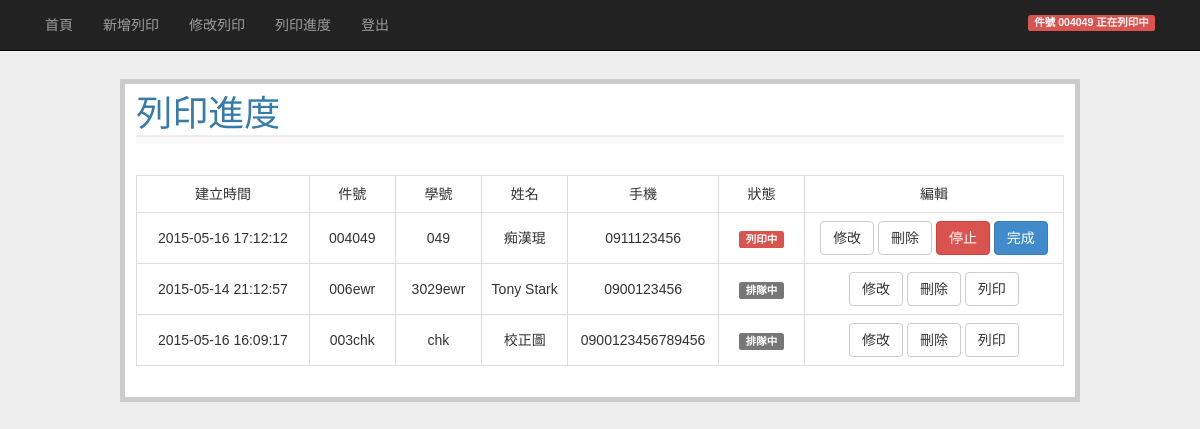
The page /show_print (signed in) on the database its author committed.
### tables this page shows
CREATE TABLE prints (
  id integer primary key autoincrement,
  create_time datetime default (datetime('now','localtime')),
  print_id CHAR(6) UNIQUE not null,
  stu_id CHAR(10) not null,
  name string not null,
  phone CHAR(10) not null,
  status int not null
);

### web_server.py (the view)
@app.route('/show_print')
def show_entries(grbl=0):
    title="列印進度"
    if not session.get('logged_in'):
        cur = g.db.execute('select create_time, print_id, stu_id, status from prints where status<>"4" order by status desc,create_time asc')
        entries = [dict(create_time=row[0],print_id=row[1],stu_id=row[2],status=row[3]) for row in cur.fetchall()]
    else:
        cur = g.db.execute('select create_time, print_id, stu_id, name, phone, status from prints where status<>"4" order by status desc,create_time asc')
        entries = [dict(create_time=row[0],print_id=row[1],stu_id=row[2],name=row[3],phone=row[4],status=row[5]) for row in cur.fetchall()]
    return render_template('show_entries.html', entries=entries,printnow=get_print_now_id(),title=title,grbl=grbl)

### web_server.py (called while the page is built)
def connect_db():
    return sqlite3.connect(app.config['DATABASE'])

def get_print_now_id():
    pt = g.db.execute('select print_id from prints where status=3')
    printnow=pt.fetchall()
    return printnow[0][0] if printnow else None

@app.before_request
def before_request():
    g.db = connect_db()

@app.teardown_request
def teardown_request(exception):
    db = getattr(g, 'db', None)
    if db is not None:
        db.close()

### templates/show_entries.html (shortened to what this page needs)
{% extends "layout.html" %}
{% block input %}
<br>
<table id="status" class="table table-bordered text-center">
  <tr>
    <td class="col-md-2">建立時間</td>
    <td class="col-md-1">件號</td>
    {% if session.logged_in %}
    <td class="col-md-1">學號</td>
    <td class="col-md-1">姓名</td>
    <td class="col-md-1">手機</td>
    {% endif %}
    <td class="col-md-1">狀態</td>
    {% if session.logged_in %}
    <td class="col-md-3">編輯</td>
    {% endif %}
  </tr>
{% for entry in entries %}
    <tr>
      <td Style="vertical-align:middle; height: auto;">{{ entry.create_time }}</td>
      <td Style="vertical-align:middle; height: auto;">{{ entry.print_id }}</td>
      {% if session.logged_in %}
      <td Style="vertical-align:middle; height: auto;">{{ entry.stu_id }}</td>
      <td Style="vertical-align:middle; height: auto;">{{ entry.name }}</td>
      <td Style="vertical-align:middle; height: auto;">{{ entry.phone }}</td>
      {% endif %}
      <td Style="vertical-align:middle; height: auto;">
        <span class="label
        {% if entry.status==1 %}
           label-default ">排隊中</span>
        {% elif entry.status==3 %}
           label-danger">列印中</span>
        {% elif entry.status==2 %}
           label-success">待領取</span>
        {% elif entry.status==0 %}
           label-default">Creating</span>
        {% endif %}
      </td>
      {% if session.logged_in %}
      <td>
          <form action="{{ url_for('manage_entry') }}" method=post>
            <input type="submit" class="btn btn-default" name="submit" value="修改">
            <input type="submit" class="btn btn-default" name="submit" value="刪除">
            {% if entry.status == 1 %}
            <input type="submit" class="btn btn-default" name="submit" value="列印">
            {% elif entry.status == 0 %}
            <input type="submit" class="btn btn-default" name="submit" value="Wait" disabled>
            {% elif entry.status == 3 %}
            <input type="submit" class="btn btn-danger" name="submit" value="停止">
            <a href="{{ url_for('print_done') }}" class="btn btn-primary ">完成</a>
            {% elif entry.status == 2 %}
            <input type="submit" class="btn btn-success" name="submit" value="領取">
            {% endif %}
          </form>
      </td>
      {% endif %}
    </tr>
{% else %}
<tr>
  <td colspan='7'><em>尚未有任何列印佇列。</em></td>
</tr>
{% endfor %}
</table>
{% endblock %}

### templates/layout.html (shortened to what this page needs)
<!doctype html>
<head>
  <link href="{{ url_for('static', filename='css/bootstrap.css') }}" rel="stylesheet" media="screen">
  <link rel=stylesheet type=text/css href="{{ url_for('static', filename='style.css') }}">
</head>
<body>
  <nav class="navbar navbar-default navbar-static-top navbar-inverse" role="navigation">
    <div class="container">
      <span>
      <ul class="nav navbar-nav">
          <li><a href="{{ url_for('show_index') }}">首頁</a></li>
          <li><a href="{{ url_for('add_entry') }}">新增列印</a></li>
          <li><a href="{{ url_for('search_entry') }}">修改列印</a></li>
          <li><a href="{{ url_for('show_entries') }}">列印進度</a></li>
          <li>
            {% if not session.logged_in %}
              <a href="{{ url_for('login') }}">登入</a>
            {% else %}
              <a href="{{ url_for('logout') }}">登出</a>
            {% endif %}
          </li>
      </ul>
      </span>
      {% if printnow!=None %}
      <span class="label label-danger status-r-margin pull-right">  件號 {{ printnow }} 正在列印中</span>
      {% else %}
      <span class="label label-success status-r-margin pull-right">機器待命中</span>
      {% endif %}
    </div>
  </nav>
  <div class="row page">
    <h1>{{ title }}</h1>
    <div class=metanav>
    </div>
    {% block input %}{% endblock %}
  </div>
</body>

### static/style.css (style rules this page uses)
body { font-family: sans-serif; background: #eee; }
a, h1, h2 { color: #377ba8; }
h1, h2 { font-family: 'Georgia', serif; margin: 0; }
h1 { border-bottom: 2px solid #eee; }
.page { margin: 2em auto; width: 80%; border: 5px solid #ccc; padding: 0.8em; background: white; }
.metanav { text-align: right; font-size: 0.8em; padding: 0.3em; margin-bottom: 1em; background: #fafafa; }
.status-r-margin { margin: 15px; }

### rows shown on the page
prints: print "004049", create_time "2015-05-16 17:12:12", print_id "004049", stu_id "049", name "痴漢琨", phone "0911123456", status "列印中"
prints: create_time "2015-05-14 21:12:57", print_id "006ewr", stu_id "3029ewr", name "Tony Stark", phone "0900123456", status "排隊中"
prints: create_time "2015-05-16 16:09:17", print_id "003chk", stu_id "chk", name "校正圖", phone "0900123456789456", status "排隊中"

### other values the page prints
{{ title }} "列印進度"
